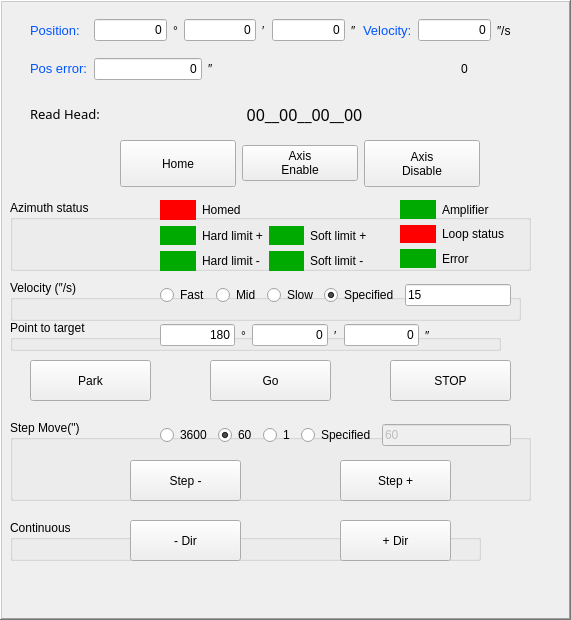
   <widget class="QFrame" name="frame">
    <property name="geometry">
     <rect>
      <x>30</x>
      <y>60</y>
      <width>571</width>
      <height>620</height>
     </rect>
    </property>
    <property name="font">
     <font>
      <weight>50</weight>
      <bold>false</bold>
     </font>
    </property>
    <property name="autoFillBackground">
     <bool>false</bool>
    </property>
    <property name="frameShape">
     <enum>QFrame::WinPanel</enum>
    </property>
    <property name="frameShadow">
     <enum>QFrame::Raised</enum>
    </property>
    <widget class="QGroupBox" name="groupBox_17">
     <property name="geometry">
      <rect>
       <x>10</x>
       <y>520</y>
       <width>471</width>
       <height>41</height>
      </rect>
     </property>
     <property name="title">
      <string>Continuous</string>
     </property>
     <widget class="QPushButton" name="pushButton_az_dirM">
      <property name="geometry">
       <rect>
        <x>120</x>
        <y>0</y>
        <width>111</width>
        <height>41</height>
       </rect>
      </property>
      <property name="text">
       <string>- Dir</string>
      </property>
     </widget>
     <widget class="QPushButton" name="pushButton_az_dirP">
      <property name="geometry">
       <rect>
        <x>330</x>
        <y>0</y>
        <width>111</width>
        <height>41</height>
       </rect>
      </property>
      <property name="text">
       <string>+ Dir</string>
      </property>
     </widget>
    </widget>
    <widget class="QGroupBox" name="groupBox_18">
     <property name="geometry">
      <rect>
       <x>10</x>
       <y>420</y>
       <width>521</width>
       <height>81</height>
      </rect>
     </property>
     <property name="title">
      <string>Step Move(&quot;)</string>
     </property>
     <widget class="QWidget" name="horizontalLayoutWidget_2">
      <property name="geometry">
       <rect>
        <x>150</x>
        <y>0</y>
        <width>351</width>
        <height>31</height>
       </rect>
      </property>
      <layout class="QHBoxLayout" name="horizontalLayout_24">
       <item>
        <widget class="QRadioButton" name="radioButton_az_stepLong">
         <property name="text">
          <string>3600</string>
         </property>
         <property name="checked">
          <bool>false</bool>
         </property>
        </widget>
       </item>
       <item>
        <widget class="QRadioButton" name="radioButton_az_stepMid">
         <property name="text">
          <string>60</string>
         </property>
         <property name="checked">
          <bool>true</bool>
         </property>
        </widget>
       </item>
       <item>
        <widget class="QRadioButton" name="radioButton_az_stepShort">
         <property name="text">
          <string>1</string>
         </property>
        </widget>
       </item>
       <item>
        <widget class="QRadioButton" name="radioButton_az_step_spec">
         <property name="text">
          <string>Specified</string>
         </property>
        </widget>
       </item>
       <item>
        <widget class="QLineEdit" name="lineEdit_az_step_spec">
         <property name="enabled">
          <bool>false</bool>
         </property>
         <property name="text">
          <string>60</string>
         </property>
        </widget>
       </item>
      </layout>
     </widget>
     <widget class="QPushButton" name="pushButton_az_stepP">
      <property name="geometry">
       <rect>
        <x>330</x>
        <y>40</y>
        <width>111</width>
        <height>41</height>
       </rect>
      </property>
      <property name="text">
       <string>Step +</string>
      </property>
     </widget>
     <widget class="QPushButton" name="pushButton_az_stepM">
      <property name="geometry">
       <rect>
        <x>120</x>
        <y>40</y>
        <width>111</width>
        <height>41</height>
       </rect>
      </property>
      <property name="text">
       <string>Step -</string>
      </property>
     </widget>
    </widget>
    <widget class="QPushButton" name="pushButton_az_go">
     <property name="geometry">
      <rect>
       <x>210</x>
       <y>360</y>
       <width>121</width>
       <height>41</height>
      </rect>
     </property>
     <property name="text">
      <string>Go</string>
     </property>
    </widget>
    <widget class="QPushButton" name="pushButton_az_stop">
     <property name="geometry">
      <rect>
       <x>390</x>
       <y>360</y>
       <width>121</width>
       <height>41</height>
      </rect>
     </property>
     <property name="text">
      <string>STOP</string>
     </property>
    </widget>
    <widget class="QPushButton" name="pushButton_az_park">
     <property name="geometry">
      <rect>
       <x>30</x>
       <y>360</y>
       <width>121</width>
       <height>41</height>
      </rect>
     </property>
     <property name="text">
      <string>Park</string>
     </property>
    </widget>
    <widget class="QGroupBox" name="groupBox_14">
     <property name="geometry">
      <rect>
       <x>10</x>
       <y>280</y>
       <width>511</width>
       <height>41</height>
      </rect>
     </property>
     <property name="title">
      <string>Velocity (″/s)</string>
     </property>
     <widget class="QWidget" name="layoutWidget2">
      <property name="geometry">
       <rect>
        <x>150</x>
        <y>0</y>
        <width>351</width>
        <height>31</height>
       </rect>
      </property>
      <layout class="QGridLayout" name="gridLayout_000">
       <item row="0" column="0">
        <widget class="QRadioButton" name="radioButton_az_vel_fast">
         <property name="text">
          <string>Fast</string>
         </property>
         <property name="checkable">
          <bool>true</bool>
         </property>
         <property name="checked">
          <bool>false</bool>
         </property>
        </widget>
       </item>
       <item row="0" column="1">
        <widget class="QRadioButton" name="radioButton_az_vel_mid">
         <property name="text">
          <string>Mid</string>
         </property>
         <property name="checked">
          <bool>false</bool>
         </property>
        </widget>
       </item>
       <item row="0" column="2">
        <widget class="QRadioButton" name="radioButton_az_vel_slow">
         <property name="text">
          <string>Slow</string>
         </property>
         <property name="checked">
          <bool>false</bool>
         </property>
        </widget>
       </item>
       <item row="0" column="3">
        <widget class="QRadioButton" name="radioButton_az_vel_spec">
         <property name="text">
          <string>Specified</string>
         </property>
         <property name="checked">
          <bool>true</bool>
         </property>
        </widget>
       </item>
       <item row="0" column="4">
        <widget class="QLineEdit" name="lineEdit_az_vel_spec">
         <property name="enabled">
          <bool>true</bool>
         </property>
         <property name="inputMask">
          <string/>
         </property>
         <property name="text">
          <string>15</string>
         </property>
         <property name="maxLength">
          <number>32767</number>
         </property>
        </widget>
       </item>
      </layout>
     </widget>
    </widget>
    <widget class="QWidget" name="layoutWidget3">
     <property name="geometry">
      <rect>
       <x>30</x>
       <y>14</y>
       <width>481</width>
       <height>71</height>
      </rect>
     </property>
     <layout class="QGridLayout" name="gridLayout_002">
      <item row="0" column="1">
       <layout class="QHBoxLayout" name="horizontalLayout_5">
        <item>
         <widget class="QLineEdit" name="lineEdit_az_posD">
          <property name="enabled">
           <bool>true</bool>
          </property>
          <property name="text">
           <string>0</string>
          </property>
          <property name="alignment">
           <set>Qt::AlignRight|Qt::AlignTrailing|Qt::AlignVCenter</set>
          </property>
          <property name="readOnly">
           <bool>true</bool>
          </property>
         </widget>
        </item>
        <item>
         <widget class="QLabel" name="label_2">
          <property name="text">
           <string>°</string>
          </property>
         </widget>
        </item>
       </layout>
      </item>
      <item row="0" column="2">
       <layout class="QHBoxLayout" name="horizontalLayout_6">
        <item>
         <widget class="QLineEdit" name="lineEdit_az_posM">
          <property name="text">
           <string>0</string>
          </property>
          <property name="alignment">
           <set>Qt::AlignRight|Qt::AlignTrailing|Qt::AlignVCenter</set>
          </property>
          <property name="readOnly">
           <bool>true</bool>
          </property>
         </widget>
        </item>
        <item>
         <widget class="QLabel" name="label">
          <property name="text">
           <string>′</string>
          </property>
         </widget>
        </item>
       </layout>
      </item>
      <item row="0" column="3">
       <layout class="QHBoxLayout" name="horizontalLayout_7">
        <item>
         <widget class="QLineEdit" name="lineEdit_az_posS">
          <property name="text">
           <string>0</string>
          </property>
          <property name="alignment">
           <set>Qt::AlignRight|Qt::AlignTrailing|Qt::AlignVCenter</set>
          </property>
          <property name="readOnly">
           <bool>true</bool>
          </property>
         </widget>
        </item>
        <item>
         <widget class="QLabel" name="label_3">
          <property name="text">
           <string>″</string>
          </property>
         </widget>
        </item>
       </layout>
      </item>
      <item row="0" column="4">
       <widget class="QLabel" name="label_23">
        <property name="text">
         <string>&lt;!DOCTYPE HTML PUBLIC &quot;-//W3C//DTD HTML 4.0//EN&quot; &quot;http://www.w3.org/TR/REC-html40/strict.dtd&quot;&gt;
&lt;html&gt;&lt;head&gt;&lt;meta name=&quot;qrichtext&quot; content=&quot;1&quot; /&gt;&lt;style type=&quot;text/css&quot;&gt;
p, li { white-space: pre-wrap; }
&lt;/style&gt;&lt;/head&gt;&lt;body style=&quot; font-family:'Sans Serif'; font-size:10pt; font-weight:400; font-style:normal;&quot;&gt;
&lt;p style=&quot; margin-top:0px; margin-bottom:0px; margin-left:0px; margin-right:0px; -qt-block-indent:0; text-indent:0px;&quot;&gt;&lt;span style=&quot; color:#0055ff;&quot;&gt;Velocity:&lt;/span&gt;&lt;/p&gt;&lt;/body&gt;&lt;/html&gt;</string>
        </property>
       </widget>
      </item>
      <item row="0" column="5">
       <layout class="QHBoxLayout" name="horizontalLayout_9">
        <item>
         <widget class="QLineEdit" name="lineEdit_az_vel">
          <property name="cursor">
           <cursorShape>BlankCursor</cursorShape>
          </property>
          <property name="layoutDirection">
           <enum>Qt::LeftToRight</enum>
          </property>
          <property name="text">
           <string>0</string>
          </property>
          <property name="alignment">
           <set>Qt::AlignRight|Qt::AlignTrailing|Qt::AlignVCenter</set>
          </property>
          <property name="readOnly">
           <bool>true</bool>
          </property>
         </widget>
        </item>
        <item>
         <widget class="QLabel" name="label_31">
          <property name="text">
           <string>″/s</string>
          </property>
         </widget>
        </item>
       </layout>
      </item>
      <item row="1" column="0">
       <widget class="QLabel" name="label_24">
        <property name="text">
         <string>&lt;!DOCTYPE HTML PUBLIC &quot;-//W3C//DTD HTML 4.0//EN&quot; &quot;http://www.w3.org/TR/REC-html40/strict.dtd&quot;&gt;
&lt;html&gt;&lt;head&gt;&lt;meta name=&quot;qrichtext&quot; content=&quot;1&quot; /&gt;&lt;style type=&quot;text/css&quot;&gt;
p, li { white-space: pre-wrap; }
&lt;/style&gt;&lt;/head&gt;&lt;body style=&quot; font-family:'Sans Serif'; font-size:10pt; font-weight:400; font-style:normal;&quot;&gt;
&lt;p style=&quot; margin-top:0px; margin-bottom:0px; margin-left:0px; margin-right:0px; -qt-block-indent:0; text-indent:0px;&quot;&gt;&lt;span style=&quot; color:#0055ff;&quot;&gt;Pos error:&lt;/span&gt;&lt;/p&gt;&lt;/body&gt;&lt;/html&gt;</string>
        </property>
       </widget>
      </item>
      <item row="1" column="1" colspan="2">
       <layout class="QHBoxLayout" name="horizontalLayout_8">
        <item>
         <widget class="QLineEdit" name="lineEdit_az_poserr">
          <property name="cursor">
           <cursorShape>BlankCursor</cursorShape>
          </property>
          <property name="layoutDirection">
           <enum>Qt::LeftToRight</enum>
          </property>
          <property name="text">
           <string>0</string>
          </property>
          <property name="alignment">
           <set>Qt::AlignRight|Qt::AlignTrailing|Qt::AlignVCenter</set>
          </property>
          <property name="readOnly">
           <bool>true</bool>
          </property>
         </widget>
        </item>
        <item>
         <widget class="QLabel" name="label_4">
          <property name="text">
           <string>″</string>
          </property>
         </widget>
        </item>
        <item>
         <spacer name="horizontalSpacer_3">
          <property name="orientation">
           <enum>Qt::Horizontal</enum>
          </property>
          <property name="sizeHint" stdset="0">
           <size>
            <width>40</width>
            <height>20</height>
           </size>
          </property>
         </spacer>
        </item>
       </layout>
      </item>
      <item row="0" column="0">
       <widget class="QLabel" name="label_22">
        <property name="text">
         <string>&lt;!DOCTYPE HTML PUBLIC &quot;-//W3C//DTD HTML 4.0//EN&quot; &quot;http://www.w3.org/TR/REC-html40/strict.dtd&quot;&gt;
&lt;html&gt;&lt;head&gt;&lt;meta name=&quot;qrichtext&quot; content=&quot;1&quot; /&gt;&lt;style type=&quot;text/css&quot;&gt;
p, li { white-space: pre-wrap; }
&lt;/style&gt;&lt;/head&gt;&lt;body style=&quot; font-family:'Sans Serif'; font-size:10pt; font-weight:400; font-style:normal;&quot;&gt;
&lt;p style=&quot; margin-top:0px; margin-bottom:0px; margin-left:0px; margin-right:0px; -qt-block-indent:0; text-indent:0px;&quot;&gt;&lt;span style=&quot; color:#0055ff;&quot;&gt;Position:&lt;/span&gt;&lt;/p&gt;&lt;/body&gt;&lt;/html&gt;</string>
        </property>
       </widget>
      </item>
      <item row="1" column="5">
       <widget class="QLabel" name="label_az_I">
        <property name="text">
         <string>0</string>
        </property>
        <property name="alignment">
         <set>Qt::AlignCenter</set>
        </property>
       </widget>
      </item>
     </layout>
    </widget>
    <widget class="QGroupBox" name="groupBox_13">
     <property name="geometry">
      <rect>
       <x>10</x>
       <y>200</y>
       <width>521</width>
       <height>71</height>
      </rect>
     </property>
     <property name="title">
      <string>Azimuth status</string>
     </property>
     <widget class="QWidget" name="layoutWidget5">
      <property name="geometry">
       <rect>
        <x>390</x>
        <y>0</y>
        <width>105</width>
        <height>68</height>
       </rect>
      </property>
      <layout class="QGridLayout" name="gridLayout_7">
       <item row="0" column="0">
        <widget class="QLabel" name="Az_AmplifierLabel1">
         <property name="styleSheet">
          <string>background-color: rgb(0, 170, 0);</string>
         </property>
         <property name="text">
          <string/>
         </property>
        </widget>
       </item>
       <item row="2" column="0">
        <widget class="QLabel" name="Az_ErrorLabel1">
         <property name="styleSheet">
          <string>background-color: rgb(0, 170, 0);</string>
         </property>
         <property name="text">
          <string/>
         </property>
        </widget>
       </item>
       <item row="2" column="1">
        <widget class="QLabel" name="label_alt_err_2">
         <property name="text">
          <string>Error</string>
         </property>
        </widget>
       </item>
       <item row="1" column="1">
        <widget class="QLabel" name="label_17">
         <property name="text">
          <string>Loop status</string>
         </property>
        </widget>
       </item>
       <item row="0" column="1">
        <widget class="QLabel" name="label_alt_warning_2">
         <property name="text">
          <string>Amplifier</string>
         </property>
        </widget>
       </item>
       <item row="1" column="0">
        <widget class="QLabel" name="Az_LoopLabel1">
         <property name="styleSheet">
          <string>background-color: rgb(255, 0, 0);</string>
         </property>
         <property name="text">
          <string/>
         </property>
        </widget>
       </item>
      </layout>
     </widget>
     <widget class="QWidget" name="layoutWidget_3">
      <property name="geometry">
       <rect>
        <x>150</x>
        <y>0</y>
        <width>207</width>
        <height>71</height>
       </rect>
      </property>
      <layout class="QGridLayout" name="gridLayout_006">
       <item row="2" column="0">
        <widget class="QLabel" name="label_az_hard_limitP">
         <property name="styleSheet">
          <string>background-color: rgb(0, 170, 0);</string>
         </property>
         <property name="text">
          <string/>
         </property>
        </widget>
       </item>
       <item row="2" column="1">
        <widget class="QLabel" name="label_48">
         <property name="text">
          <string>Hard limit +</string>
         </property>
        </widget>
       </item>
       <item row="3" column="0">
        <widget class="QLabel" name="label_az_hard_limitM">
         <property name="styleSheet">
          <string>background-color: rgb(0, 170, 0);</string>
         </property>
         <property name="text">
          <string/>
         </property>
        </widget>
       </item>
       <item row="3" column="1">
        <widget class="QLabel" name="label_50">
         <property name="text">
          <string>Hard limit -</string>
         </property>
        </widget>
       </item>
       <item row="2" column="2">
        <widget class="QLabel" name="label_az_soft_limitP">
         <property name="styleSheet">
          <string>background-color: rgb(0, 170, 0);</string>
         </property>
         <property name="text">
          <string/>
         </property>
        </widget>
       </item>
       <item row="3" column="2">
        <widget class="QLabel" name="label_az_soft_limitN">
         <property name="styleSheet">
          <string>background-color: rgb(0, 170, 0);</string>
         </property>
         <property name="text">
          <string/>
         </property>
        </widget>
       </item>
       <item row="2" column="3">
        <widget class="QLabel" name="label_44">
         <property name="text">
          <string>Soft limit +</string>
         </property>
        </widget>
       </item>
       <item row="3" column="3">
        <widget class="QLabel" name="label_46">
         <property name="text">
          <string>Soft limit -</string>
         </property>
        </widget>
       </item>
       <item row="1" column="0">
        <widget class="QLabel" name="label_az_homed">
         <property name="styleSheet">
          <string>background-color: rgb(255, 0, 0);</string>
         </property>
         <property name="text">
          <string/>
         </property>
        </widget>
       </item>
       <item row="1" column="1">
        <widget class="QLabel" name="label_az_home">
         <property name="text">
          <string>Homed</string>
         </property>
        </widget>
       </item>
      </layout>
     </widget>
    </widget>
    <widget class="QGroupBox" name="groupBox_16">
     <property name="geometry">
      <rect>
       <x>10</x>
       <y>320</y>
       <width>491</width>
       <height>31</height>
      </rect>
     </property>
     <property name="autoFillBackground">
      <bool>false</bool>
     </property>
     <property name="title">
      <string>Point to target</string>
     </property>
     <widget class="QWidget" name="layoutWidget1">
      <property name="geometry">
       <rect>
        <x>150</x>
        <y>0</y>
        <width>271</width>
        <height>31</height>
       </rect>
      </property>
      <layout class="QHBoxLayout" name="horizontalLayout_18">
       <item>
        <layout class="QHBoxLayout" name="horizontalLayout_16">
         <item>
          <widget class="QLineEdit" name="lineEdit_az_targetD">
           <property name="enabled">
            <bool>true</bool>
           </property>
           <property name="text">
            <string>180</string>
           </property>
           <property name="alignment">
            <set>Qt::AlignRight|Qt::AlignTrailing|Qt::AlignVCenter</set>
           </property>
          </widget>
         </item>
         <item>
          <widget class="QLabel" name="label_10">
           <property name="text">
            <string>°</string>
           </property>
          </widget>
         </item>
        </layout>
       </item>
       <item>
        <layout class="QHBoxLayout" name="horizontalLayout_17">
         <item>
          <widget class="QLineEdit" name="lineEdit_az_targetM">
           <property name="text">
            <string>0</string>
           </property>
           <property name="alignment">
            <set>Qt::AlignRight|Qt::AlignTrailing|Qt::AlignVCenter</set>
           </property>
          </widget>
         </item>
         <item>
          <widget class="QLabel" name="label_14">
           <property name="text">
            <string>′</string>
           </property>
          </widget>
         </item>
        </layout>
       </item>
       <item>
        <layout class="QHBoxLayout" name="horizontalLayout_15">
         <item>
          <widget class="QLineEdit" name="lineEdit_az_targetS">
           <property name="text">
            <string>0</string>
           </property>
           <property name="alignment">
            <set>Qt::AlignRight|Qt::AlignTrailing|Qt::AlignVCenter</set>
           </property>
          </widget>
         </item>
         <item>
          <widget class="QLabel" name="label_9">
           <property name="text">
            <string>″</string>
           </property>
          </widget>
         </item>
        </layout>
       </item>
      </layout>
     </widget>
    </widget>
    <widget class="QLabel" name="label_12">
     <property name="geometry">
      <rect>
       <x>30</x>
       <y>103</y>
       <width>71</width>
       <height>21</height>
      </rect>
     </property>
     <property name="font">
      <font>
       <family>Sans Serif</family>
       <pointsize>10</pointsize>
      </font>
     </property>
     <property name="text">
      <string>Read Head:</string>
     </property>
     <property name="alignment">
      <set>Qt::AlignLeading|Qt::AlignLeft|Qt::AlignVCenter</set>
     </property>
    </widget>
    <widget class="QLabel" name="label_Az_ReadHead">
     <property name="geometry">
      <rect>
       <x>104</x>
       <y>99</y>
       <width>401</width>
       <height>31</height>
      </rect>
     </property>
     <property name="font">
      <font>
       <family>Sans Serif</family>
       <pointsize>12</pointsize>
      </font>
     </property>
     <property name="text">
      <string>00__00__00__00</string>
     </property>
     <property name="alignment">
      <set>Qt::AlignCenter</set>
     </property>
    </widget>
    <widget class="QWidget" name="horizontalLayoutWidget_5">
     <property name="geometry">
      <rect>
       <x>120</x>
       <y>140</y>
       <width>360</width>
       <height>47</height>
      </rect>
     </property>
     <layout class="QHBoxLayout" name="horizontalLayout_2">
      <item>
       <widget class="QPushButton" name="pushButton_az_home">
        <property name="sizePolicy">
         <sizepolicy hsizetype="Minimum" vsizetype="Minimum">
          <horstretch>0</horstretch>
          <verstretch>0</verstretch>
         </sizepolicy>
        </property>
        <property name="text">
         <string>Home</string>
        </property>
       </widget>
      </item>
      <item>
       <widget class="QPushButton" name="pushButton_az_enable">
        <property name="accessibleName">
         <string/>
        </property>
        <property name="autoFillBackground">
         <bool>false</bool>
        </property>
        <property name="text">
         <string>Axis
Enable</string>
        </property>
       </widget>
      </item>
      <item>
       <widget class="QPushButton" name="pushButton_az_disable">
        <property name="sizePolicy">
         <sizepolicy hsizetype="Minimum" vsizetype="Minimum">
          <horstretch>0</horstretch>
          <verstretch>0</verstretch>
         </sizepolicy>
        </property>
        <property name="text">
         <string>Axis
Disable</string>
        </property>
       </widget>
      </item>
     </layout>
    </widget>
   </widget>
